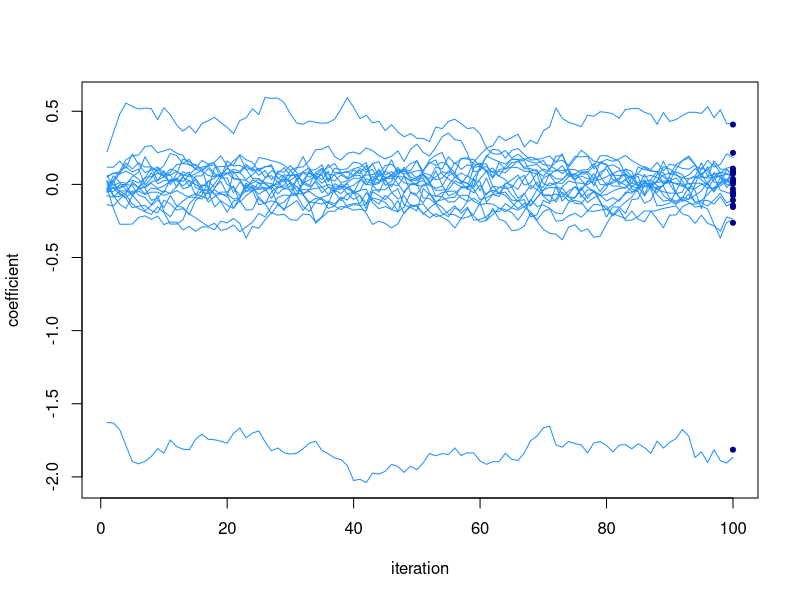
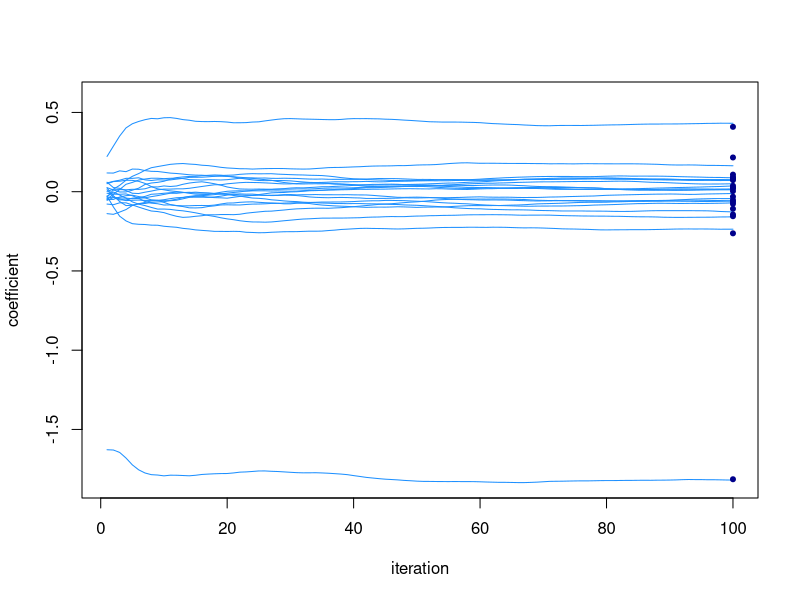
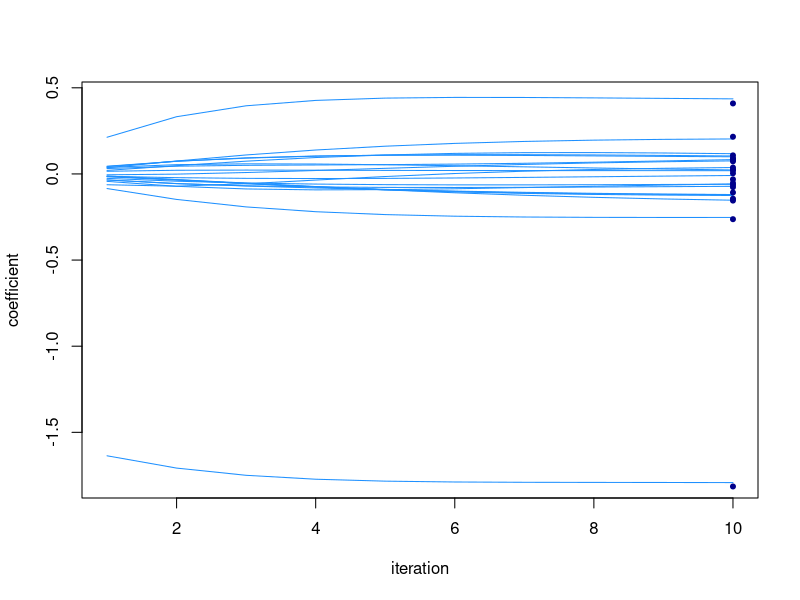

Reproduce these figures in R, in order.
library(MASS)

set.seed(3)

# Simulate n data points from a ridge regression model with p inputs.
# Other parameters: p1, the number of nonzero coefficients to simulate
# (should not be greater than p); s, the residual standard deviation
# (s.d.); s0, the prior s.d. used to simulate the nonzero
# coefficients; and r, the correlation among the inputs.
sim_ridge_data <- function (n, p, p1, s, s0, r) {
  R <- matrix(r,p,p)
  diag(R) <- 1
  X <- mvrnorm(n,rep(0,p),R)
  X <- scale(X,center = TRUE,scale = FALSE)
  b <- rep(0,p)
  b[1:p1] <- rnorm(p1,sd = s0)
  y <- X %*% b + rnorm(n,sd = s)
  y <- drop(scale(y,center = TRUE,scale = FALSE))
  return(list(X = X,y = y,b = b))
}

# Return the posterior distribution for the ridge regression model
# given data X, y, residual s.d. s, and prior s.d. s0.
ridge_post <- function (X, y, s, s0) {
  p <- ncol(X)
  lambda <- (s/s0)^2
  V <- s^2 * solve(crossprod(X) + lambda*diag(p))
  b <- drop(V %*% crossprod(X,y)/s^2)
  return(list(mean = b,var = diag(V)))
}

# TO DO: Explain here what this function does, and how to use it.
ridge_gs <- function (X, y, s, s0, niter, b = rep(0,ncol(X))) {
  p  <- length(b)
  B  <- matrix(0,p,niter)
  XX <- crossprod(X)
  xy <- drop(crossprod(X,y))
  for (i in 1:niter) {
    for (j in 1:p) {
      v    <- 1/(XX[j,j]/s^2 + 1/s0^2)
      mu   <- v * (xy[j] - sum(XX[j,-j]*b[-j]))/s^2
      b[j] <- rnorm(1,mu,sqrt(v))
    }
    B[,i] <- b
  }
  return(B)
}

# TO DO: Explain here what this function does, and how to use it.
plot_coefs_over_time <- function (B, show_average = FALSE) {
  p     <- nrow(B)
  niter <- ncol(B)
  if (show_average)
    B[1,] <- cumsum(B[1,])/1:niter
  plot(1:niter,B[1,],type = "l",lwd = 1,col = "dodgerblue",
       ylim = range(B),xlab = "iteration",ylab = "coefficient")
  for (j in 2:p) {
    if (show_average)
      B[j,] <- cumsum(B[j,])/1:niter
    lines(1:niter,B[j,],lwd = 1,col = "dodgerblue")
  }
}

n   <- 100
p   <- 20
s   <- 0.3
s0  <- 2
r   <- 0.8
sim <- sim_ridge_data(n,p,2,s,s0,r)
X   <- sim$X
y   <- sim$y

post <- ridge_post(X,y,s,s0)

niter <- 100
B <- ridge_gs(X,y,s,s0,niter)
plot_coefs_over_time(B)
points(rep(niter,p),post$mean,pch = 20,col = "darkblue",cex = 1)
plot_coefs_over_time(B,show_average = TRUE)
points(rep(niter,p),post$mean,pch = 20,col = "darkblue",cex = 1)

# TO DO: UPDATE THIS DESCRIPTION. Return the posterior distribution
# for the ridge regression model given data X, y, residual s.d. s, and
# prior s.d. s0.
ridge_post1 <- function (x, y, s, s0) {
  xx <- sum(x^2)
  xy <- sum(x*y)
  v <- s^2/(xx + (s/s0)^2)
  # v <- 1/(xx/s^2 + 1/s0^2)
  b <- v*xy/s^2
  return(list(mean = b,var = v))
}

# TO DO: Explain here what this function does, and how to use it.
ridge_coord_ascent <- function (X, y, s, s0, niter, b = rep(0,ncol(X))) {
  p <- length(b)
  B <- matrix(0,p,niter)
  for (i in 1:niter) {
    r <- drop(y - X %*% b)
    for (j in 1:p) {
      x <- X[,j]
      r <- r + x*b[j]
      b[j] <- ridge_post1(x,r,s,s0)$mean
      r <- r - x*b[j]
    }
    B[,i] <- b
  }
  return(B)
}

niter <- 10
B_map <- ridge_coord_ascent(X,y,s,s0,niter)
plot_coefs_over_time(B_map)
points(rep(niter,p),post$mean,pch = 20,col = "darkblue",cex = 1)
